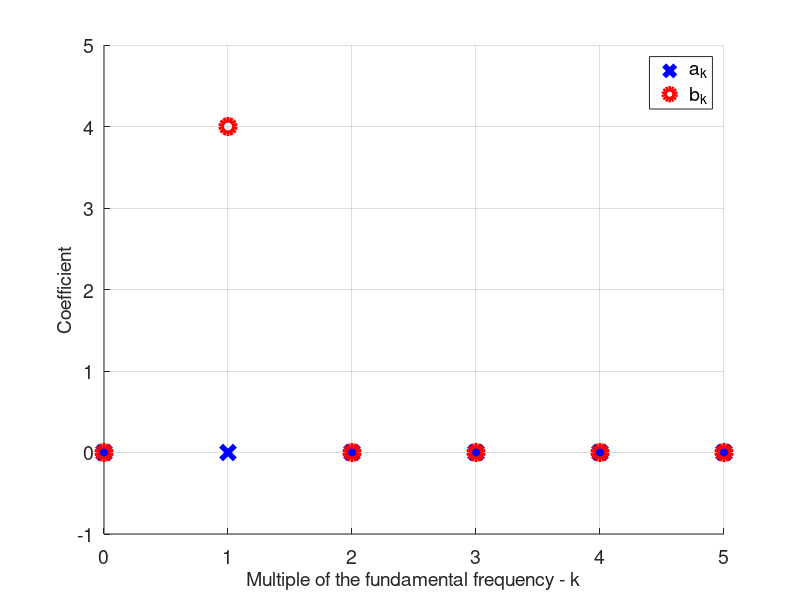

Write MATLAB code to recreate this figure. (Note: this script raises an error after producing the figure.)
clear all
close all
clc
format short eng

n=5; %# of coefficients to find
w0=3; %Frequency of the cosine
T0=(2*pi)/w0; % period that corresponds to w0
x=@(t) 4*sin(w0*t);
t0=0;t1=T0;

%iterate through the multiples of the fundamental frequency
for k=0:n;
    %find the weights/coefficients for the cosines
    integrand=@(t) (x(t)).*cos(k.*w0.*t);
    a(k+1)=(2/T0)*integral(integrand,t0,t1);
    
    %find the weights/coefficients for the sines
    integrand=@(t) (x(t)).*sin(k.*w0.*t);
    b(k+1)=(2/T0)*integral(integrand,t0,t1);
end

%plot a_k/b_k over frequency
figure('Renderer', 'painters', 'Position', [391 289 1269 634])
hold on;grid on
plot(0:length(a)-1,a,'bx','LineWidth',4,'MarkerSize',10)
plot(0:length(a)-1,b,'ro','LineWidth',4,'MarkerSize',10)

xlabel('Multiple of the fundamental frequency - k')
ylabel('Coefficient')
legend('a_k','b_k')
set(findall(gcf,'-property','FontSize'),'FontSize',14) 
h=gca; h.MinorGridAlpha=1; h.MinorGridLineStyle='--'; h.GridAlpha=1;

%use a_k/b_k to estimate the original function
t=0:T0/1000:2*T0;
x_hat=(a(1)/2); %DC term

%Can't add the phasor. Move back to the time-domain and add the functions.
%Iterate through the multiple frequencies again
for k=1:n;
    x_hat=x_hat+ a(k+1).*cos(k.*w0.*t)+ b(k+1).*sin(k.*w0.*t);
end

%plot the original function and the estimate
figure('Renderer', 'painters', 'Position', [391 289 1269 634])
hold on;grid on
plot(t,x(t),'ro')
plot(t,x_hat,'LineWidth',3)
xlabel('Time (s)')
legend('x(t)','x\_hat(t)')
set(findall(gcf,'-property','FontSize'),'FontSize',14) 
h=gca; h.MinorGridAlpha=1; h.MinorGridLineStyle='--'; h.GridAlpha=1;
